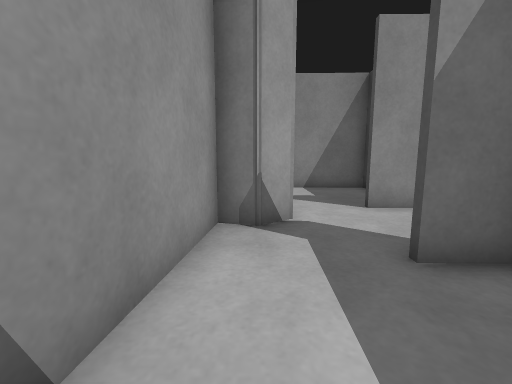
view 1 (above)

24 first-person views from a walk through a robot-simulator world made for Gazebo. The camera is 0.72 m above the floor, tilts 8° down and sees 90° across. The floor is counted in squares, 0.5 m on a side. Each view is taken from the middle of a square. On the plan, view 1 faces up. The plan holds only what a view shows up to about 13 squares ahead; the rest is blank. The place goes on beyond the plan. Robots are left out.

view 2
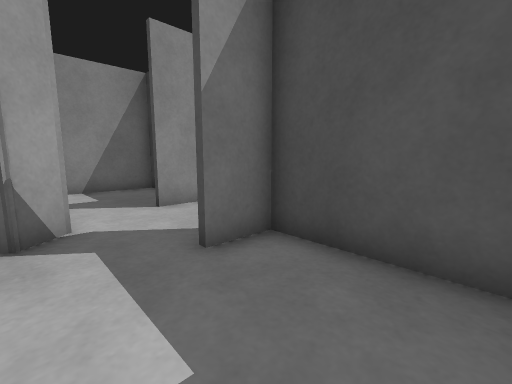

view 3
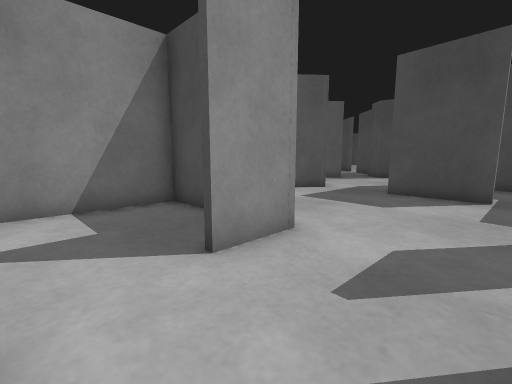

view 4
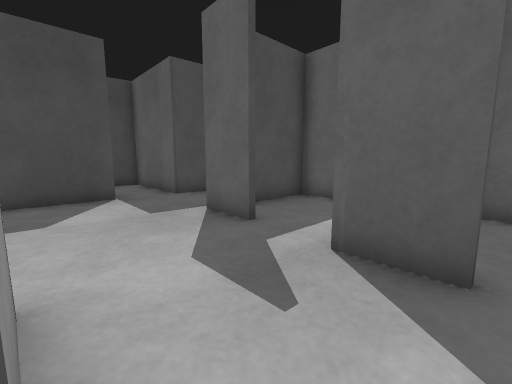

view 5
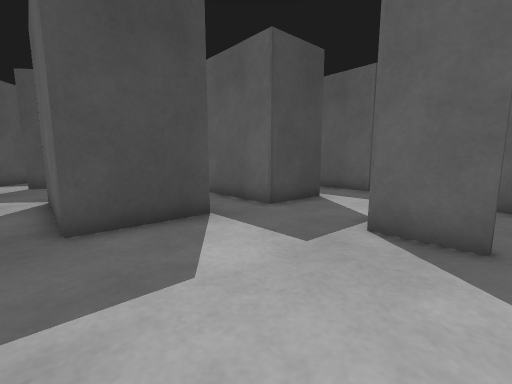

view 6
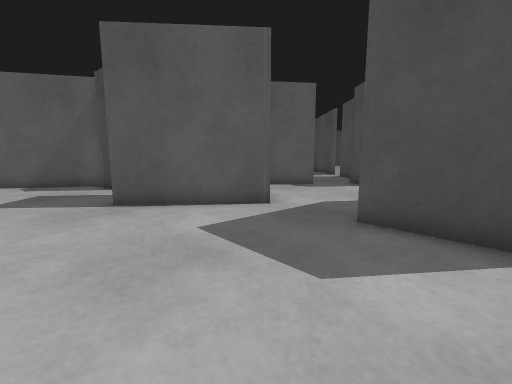

view 7
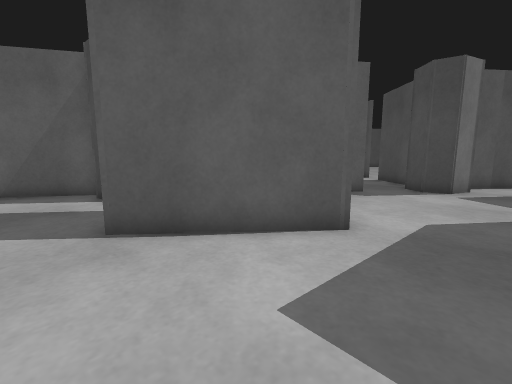

view 8
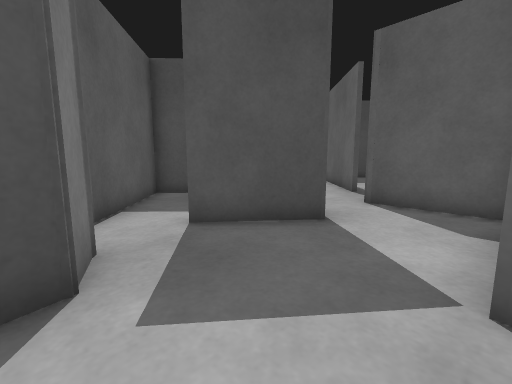

view 9
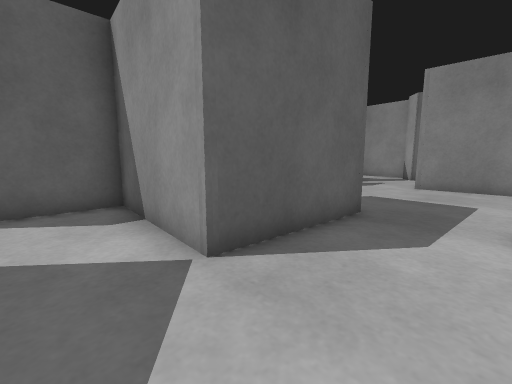

view 10
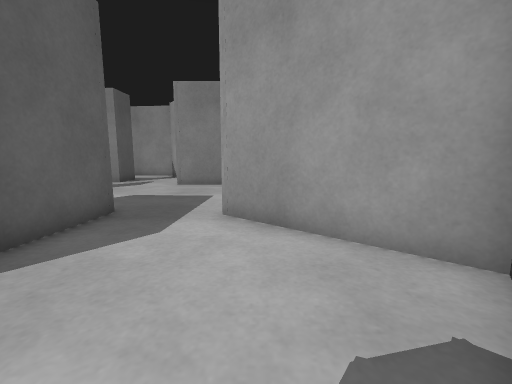

view 11
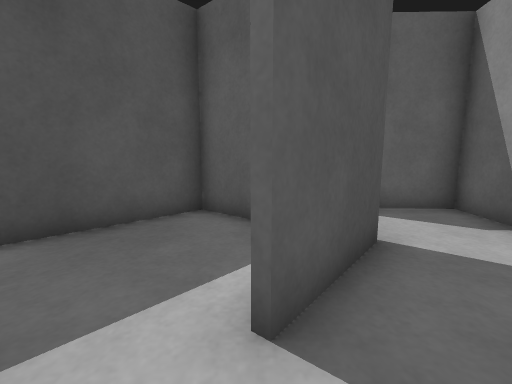

view 12
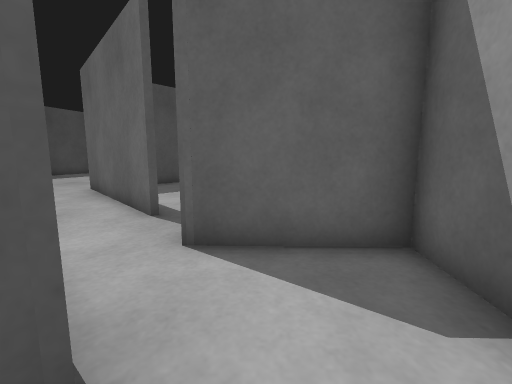

view 13
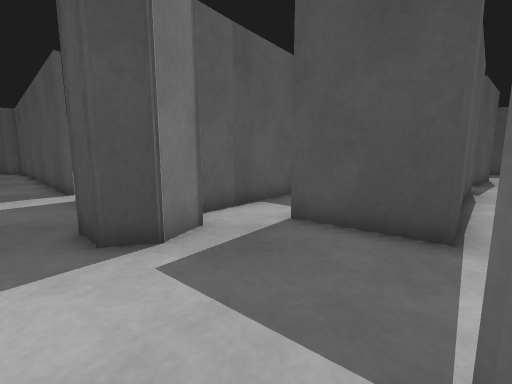

view 14
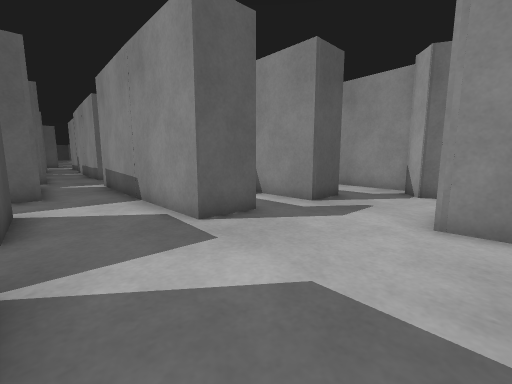

view 15
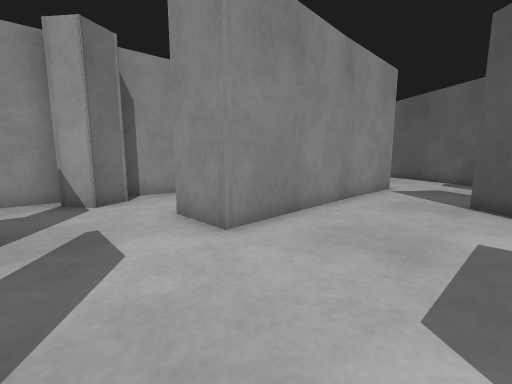

view 16
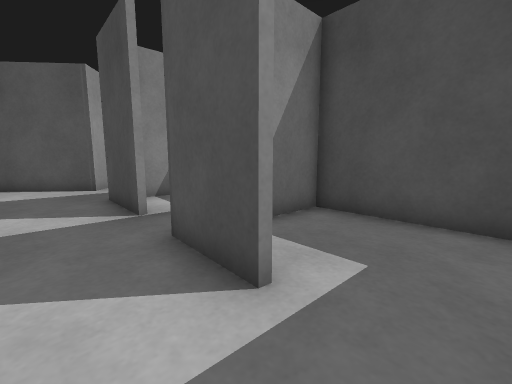

view 17
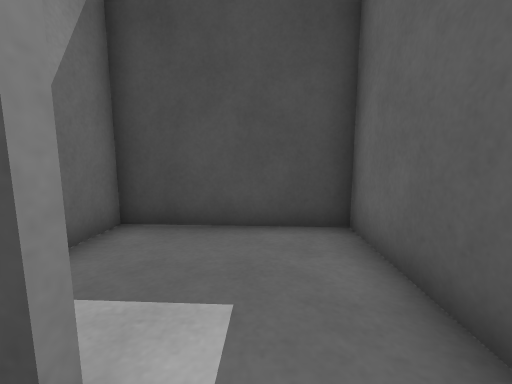

view 18
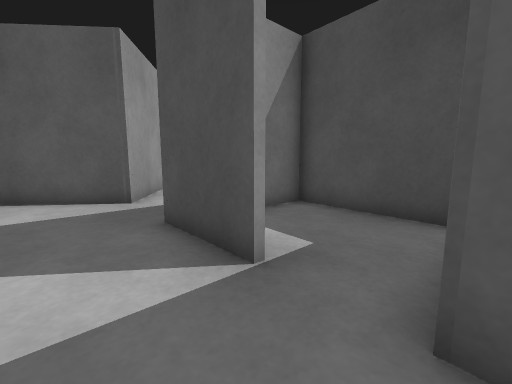

view 19
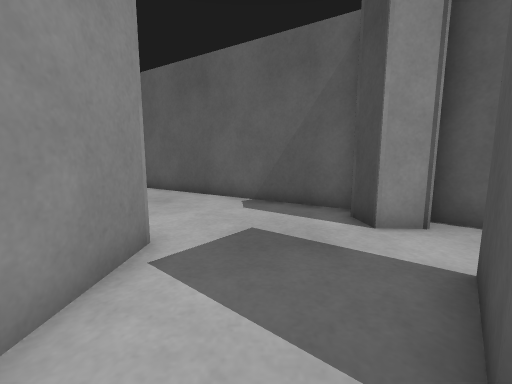

view 20
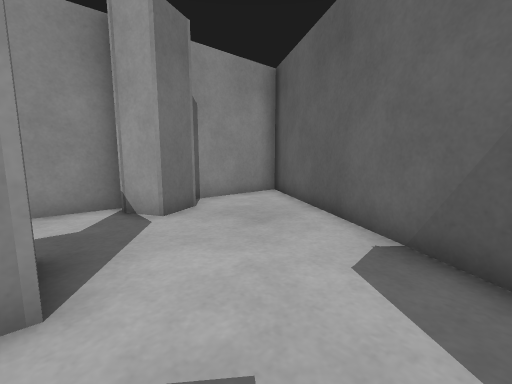

view 21
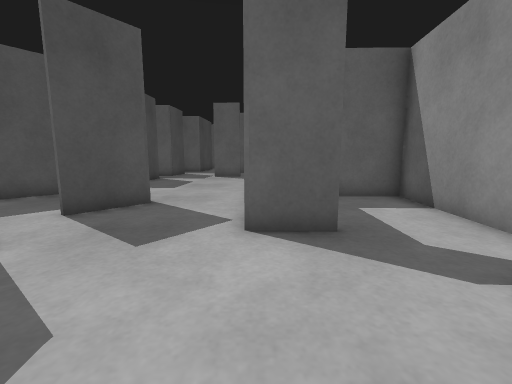

view 22
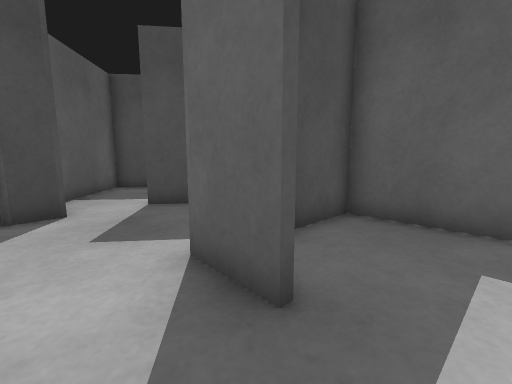

view 23
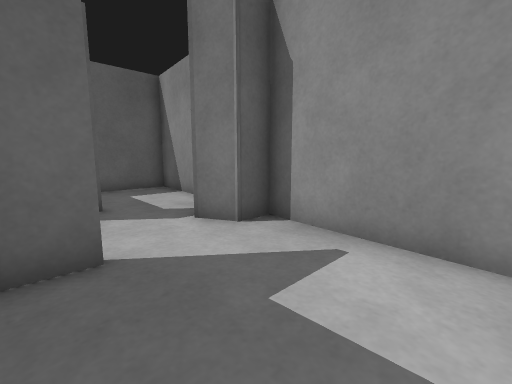

view 24
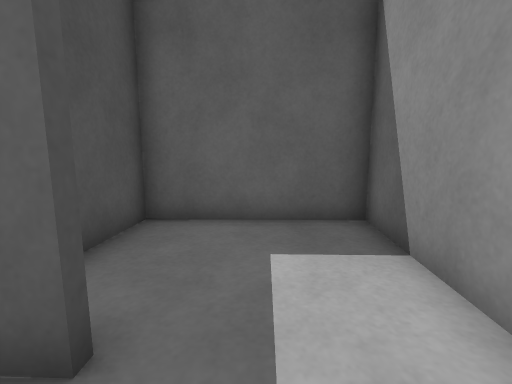

### Floor plan
Ten units are one square. View 1 is at (0, 0); x grows to the right and y downward. Boxes are objects, and circles mark ways between rooms. Rooms are numbered by the first view taken in them; rooms with no view inside come last. Other rooms are left out.
<svg viewBox="-20 -231 300 272">
<path fill="none" stroke="#000" d="M-10 -37 -15 6 35 8 37 -33 22 -33M31 -73 42 -72M3 -68 8 -58 1 -52 -8 -54 -10 -37M49 -70 31 -70M48 -99 49 -121M-2 -112 -7 -68M22 -35 39 -35M50 -116 9 -117M114 -63 115 -73 160 -70 155 -19M151 -142 118 -102 83 -132 97 -149M175 -121 147 -144M94 -170 93 -182M203 -91 191 -96 189 -105M189 -48 209 -72M157 -21 193 -20M96 -188 60 -210M52 -161 49 -70M201 -41 192 -49M222 -88 214 -94M113 -42 114 -63M61 -31 79 -30 77 36M111 3 112 -22 124 -22M59 8 76 9 76 -14M39 -35 38 -8M101 27 115 28M34 -162 52 -161M5 -184 -1 -119 49 -118M16 -199 22 -187 9 -181M60 -210 37 -225M49 -121 49 -140M6 -226 5 -206M106 -169 94 -170M147 -144 108 -176M116 -103 149 -142M205 0 237 35M255 9 201 -41M275 29 270 23M155 -19 135 -20M115 28 151 29 153 -19M159 -69 125 -69M124 -22 157 -21M153 -20 156 -69M211 -33 224 -22 258 -57 231 -80M231 -80 222 -88"/>
<circle cx="10" cy="-40" r="3" fill="#2a7"/>
<circle cx="40" cy="-55" r="3" fill="#2a7"/>
<circle cx="80" cy="-70" r="3" fill="#2a7"/>
<circle cx="45" cy="-185" r="3" fill="#2a7"/>
<circle cx="90" cy="-160" r="3" fill="#2a7"/>
<circle cx="190" cy="-30" r="3" fill="#2a7"/>
<circle cx="205" cy="-80" r="3" fill="#2a7"/>
<circle cx="110" cy="15" r="3" fill="#2a7"/>
<circle cx="115" cy="-35" r="3" fill="#2a7"/>
<circle cx="220" cy="-70" r="3" fill="#2a7"/>
<text x="10" y="-10">1</text>
<text x="20" y="-80">2</text>
<text x="120" y="-100">3</text>
<text x="90" y="-30">4</text>
<text x="30" y="-170">5</text>
<text x="110" y="-140">6</text>
<text x="230" y="0">7</text>
<text x="130" y="0">8</text>
<text x="140" y="-50">9</text>
<text x="230" y="-50">10</text>
<text x="220" y="-80">11</text>
</svg>
Room 1 opens to room 2. Room 2 opens to room 4. Room 3 opens to room 4. Room 3 opens to room 5. Room 3 opens to room 6. Room 3 opens to room 7. Room 3 opens to room 11. Room 4 opens to room 8. Room 4 opens to room 9. Room 10 opens to room 11.

Where each view was taken, in squares from view 1:
view 1: 0 up, 0 right, facing up
view 2: 0 up, 0 right, facing up-right
view 3: 4 up, 1 right, facing up-right
view 4: 7 up, 2 right, facing down-right
view 5: 8 up, 6 right, facing down-right
view 6: 5 up, 6 right, facing up-right
view 7: 8 up, 7 right, facing up-right
view 8: 10 up, 16 right, facing down-right
view 9: 10 up, 18 right, facing down-left
view 10: 11 up, 18 right, facing left
view 11: 9 up, 21 right, facing down
view 12: 6 up, 18 right, facing down
view 13: 8 up, 15 right, facing right
view 14: 8 up, 11 right, facing down-left
view 15: 4 up, 9 right, facing up-left
view 16: 2 down, 9 right, facing up-right
view 17: 1 down, 10 right, facing right
view 18: 2 up, 9 right, facing up-right
view 19: 12 up, 7 right, facing up
view 20: 16 up, 8 right, facing up-left
view 21: 21 up, 5 right, facing down
view 22: 18 up, 2 right, facing down-right
view 23: 11 up, 4 right, facing down-left
view 24: 5 up, 1 right, facing down
